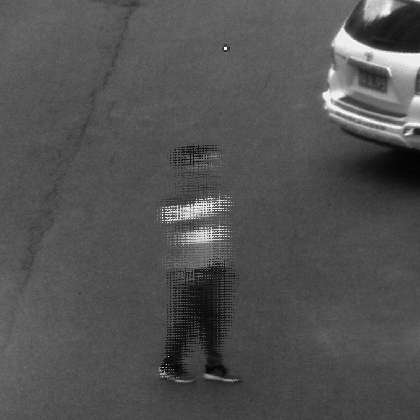
%> input picture Data/Metaimage/demo_dynamic.tif, 420 x 420 px, shrunk from 805 x 805 before the run
$ octave Dynamic_correction.m   (GNU Octave 9; MATLAB toolbox functions it lacks are replaced by stand-ins)
%> lines starting %> are read from the running program, lines starting %| are printed output that depends on the picture
### Code/Util/Dynamic_separate.m
function znew = Dynamic_separate(Meta_image,index,a1,a2,Nshift)

[x,y] = find(index(1:Nshift,1:Nshift) == max(max(index(1:Nshift,1:Nshift))));
znew(:,:,1) = Meta_image(x:Nshift:end,y:Nshift:end);
for i = 1:Nshift^2
    tmp = Meta_image(a1(i):Nshift:end,a2(i):Nshift:end);
    znew(:,:,i+1) = tmp;
end

end

### Code/Util/imwriteTFmeta.m
function [] = imwriteTF_new(Volume,name)
    Volume = squeeze(gather(Volume));

    if(numel(size(Volume)) == 2 || numel(size(Volume)) == 3)
        imwriteTFSKNormal(Volume,name);
    elseif(numel(size(Volume)) == 4)
        [a1,a2,a3,a4] = size(Volume);
        vol_t = zeros(a1,a2,a3*a4, class(Volume));
        for i3 = 1:a3
            for i4 = 1:a4
                vol_t(:,:,(i3-1)*a4 + i4) = Volume(:,:,i3,i4);
            end
        end
        imwriteTFSKNormal(vol_t,name);
    else
        warning('dimension of volume is not supported yet!');
    end
end


function [] = imwriteTFSKNormal(Volume,name)
    sz = whos('Volume');
    b = sz.bytes;
    if(b > 4 * 1000 * 1000 * 1000)
        lastdot_pos = find(name == '.', 1, 'last');
        parts = ceil(b / (4 * 1000 * 1000 * 1000));
        splitP = ceil(size(Volume, 3) / parts);
        for i = 1:parts
            nameSub = sprintf('%s.%d.%s', name(1:lastdot_pos-1), i, name(lastdot_pos+1:end));
            if(i < parts)
                imwriteTFSKSub(Volume(:,:,splitP * (i - 1) + 1:splitP * i), nameSub);
            else
                imwriteTFSKSub(Volume(:,:,splitP * (i - 1) + 1:end), nameSub);
            end
        end
    else
        imwriteTFSKSub(Volume,name);
    end
end


function [] = imwriteTFSKSub(Volume,name)
%imwriteTFSK 写入3D-tiff文件（支持single/double)
%    imwriteTFSK(volume,name)
t = Tiff(name,'w'); % Filename by variable name
tagstruct.ImageLength       = size(Volume,1);
tagstruct.ImageWidth        = size(Volume,2);
tagstruct.Photometric       = Tiff.Photometric.MinIsBlack;
% if(strcmp(class(Volume), 'single'))
if(isa(Volume, 'single'))
    tagstruct.BitsPerSample	= 32;
    tagstruct.SampleFormat	= Tiff.SampleFormat.IEEEFP;
elseif(isa(Volume, 'double'))
    warning('ImageJ may not support double/64-bit tiff!');
    tagstruct.BitsPerSample	= 64;
    tagstruct.SampleFormat	= Tiff.SampleFormat.IEEEFP;
elseif(isa(Volume, 'uint8'))
    tagstruct.BitsPerSample	= 8;
    tagstruct.SampleFormat	= Tiff.SampleFormat.UInt;
elseif(isa(Volume, 'uint16'))
    tagstruct.BitsPerSample	= 16;
     tagstruct.SampleFormat	= Tiff.SampleFormat.UInt;
end
tagstruct.SamplesPerPixel	= 1;
tagstruct.RowsPerStrip      = 16;
tagstruct.PlanarConfiguration = Tiff.PlanarConfiguration.Chunky;
tagstruct.Software          = 'MATLAB';
setTag(t,tagstruct)
write(t,squeeze(Volume(:,:,1)));
for i=2:size(Volume,3) % Write image data to the file
    writeDirectory(t);
    setTag(t,tagstruct)
    write(t,squeeze(Volume(:,:,i))); % Append
end
close(t);
end

### Code/Dynamic_correction.m
%%%%%%%%%%%%%%%%%%%%%%%%%%%%%%%%%%%%%%%%%%%%%%%%%%%%%%%%%%%%%%%%%%%%%%%%%%%%
%%%%%%%%%%%%%%%%%%%%%%%%%%%%%%%%%%%%%%%%%%%%%%%%%%%%%%%%%%%%%%%%%%%%%%%%%%%%
%%%%%%%%%%%%%%%%%%%%%%%%%%%%%%%%%%%%%%%%%%%%%%%%%%%%%%%%%%%%%%%%%%%%%%%%%%%%
%  Optical-flow-based Motion correction.
%  The Code is created based on the method described in the following paper
%   [1]  JIAMIN WU, YUDUO GUO and CHAO DENG etc,
%        An integrated imaging sensor for aberration-corrected 3D photography
%        Nature, 2022.
%
%    Contact: YUDUO GUO (gyd20@mails.tsinghua.edu.cn)
%    Date  : 6/10/2022
%%%%%%%%%%%%%%%%%%%%%%%%%%%%%%%%%%%%%%%%%%%%%%%%%%%%%%%%%%%%%%%%%%%%%%%%%%%%
%%%%%%%%%%%%%%%%%%%%%%%%%%%%%%%%%%%%%%%%%%%%%%%%%%%%%%%%%%%%%%%%%%%%%%%%%%%%
%%%%%%%%%%%%%%%%%%%%%%%%%%%%%%%%%%%%%%%%%%%%%%%%%%%%%%%%%%%%%%%%%%%%%%%%%%%%
addpath(genpath(pwd));
gpuDevice(1);
%> (this line was passed over: gpuDevice is not available in this run)
Nshift=5;
Nnum=15;
ang_R = 6;
scanning_pos = 17;
Metaimage_name   = '../Data/Metaimage/demo_dynamic.tif';
save_path        = '../Data/Reconstruction/Dynamic/';
save_path_single = [save_path,'singleWigner/'];
mkdir(save_path_single);
%% Preparameters
if Nshift==3
    a1= [1,1,1,2,3,3,3,2,2];
    a2= [3,2,1,1,1,2,3,3,2];
elseif Nshift==5
    a1=[1,1,1,1,1,2,3,4,5,5,5,5,5,4,4,4,4,3,2,2,3,3,3,2,2];
    a2=[5,4,3,2,1,1,1,1,1,2,3,4,5,5,4,3,2,2,2,3,3,4,5,5,4];
end
%% Input loading
Meta_image = double(imread(Metaimage_name,1));
%> Meta_image: size 420x420 double; min 576, max 4349, mean 1796.5; mean of the top-left, top-right, bottom-left and bottom-right quarters 1843.7, 1928.4, 1759.3, 1654.7
%% Dynamic correction
index=zeros(size(Meta_image));
now_flag=mod(scanning_pos - 1,Nshift*Nshift);
index1=[a1(now_flag+1:end),a1(1:now_flag)];
index2=[a2(now_flag+1:end),a2(1:now_flag)];
for time_aver=1:1:Nshift*Nshift
    index(index1(time_aver):Nshift:end,index2(time_aver):Nshift:end) =0.99^(abs(time_aver-round(Nshift^2/2)));
end
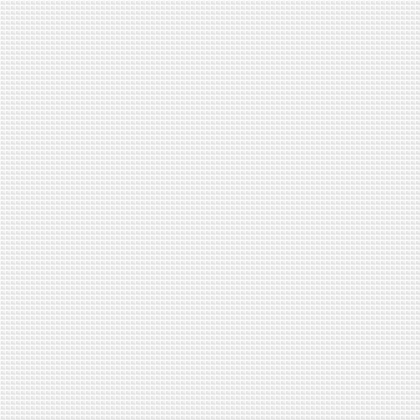
%> index: size 420x420 double; min 0.886, max 1, mean 0.94
znew = Dynamic_separate(Meta_image,index,index1,index2,Nshift);
%> in Dynamic_separate, `znew(:,:,1) = Meta_image(x:Nshift:end,y:Nshift:end);`:
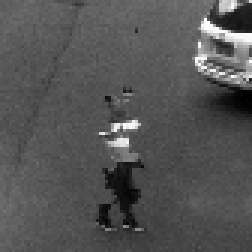
%> znew: size 84x84 double (shown 3 times larger); min 625, max 4157, mean 1800.3; drawn with min black and max white
%> the loop in Dynamic_separate, `for i = 1:Nshift^2` made 25 passes
%> pass 1, in Dynamic_separate, `tmp = Meta_image(a1(i):Nshift:end,a2(i):Nshift:end);`:
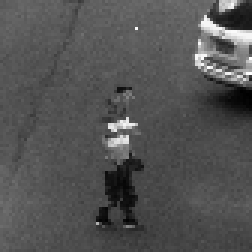
%> tmp: size 84x84 double (shown 3 times larger); min 616, max 4225, mean 1797.3; drawn with min black and max white
%> pass 2, in Dynamic_separate, `tmp = Meta_image(a1(i):Nshift:end,a2(i):Nshift:end);`:
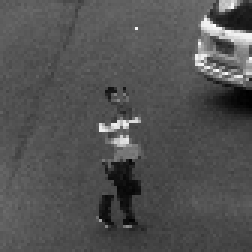
%> tmp: size 84x84 double (shown 3 times larger); min 612, max 4294, mean 1800.6; drawn with min black and max white
%> pass 3, in Dynamic_separate, `tmp = Meta_image(a1(i):Nshift:end,a2(i):Nshift:end);`:
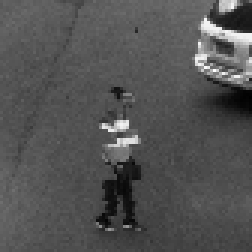
%> tmp: size 84x84 double (shown 3 times larger); min 592, max 4285, mean 1798.5; drawn with min black and max white
%> the run ends on the next line
imwriteTFmeta(single(znew),[save_path_single,'test_No0.tif']);
